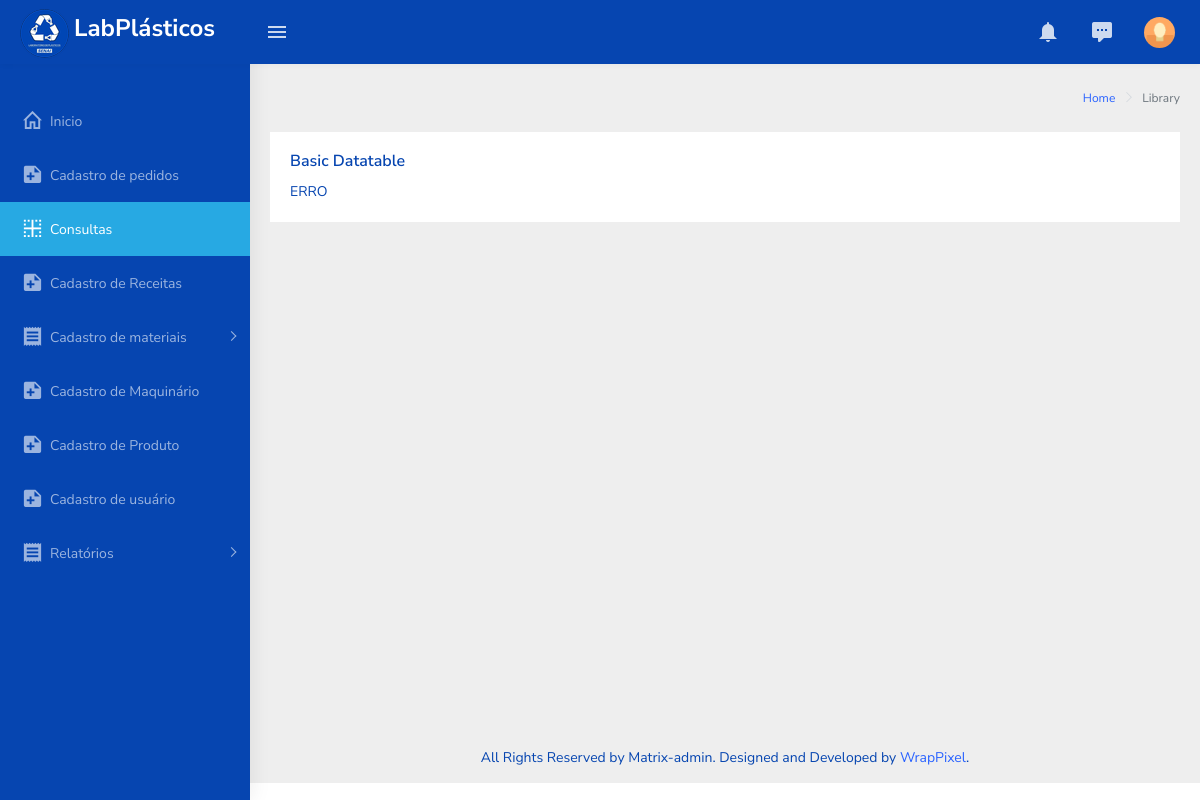
The app's page /estoque.php, older data.
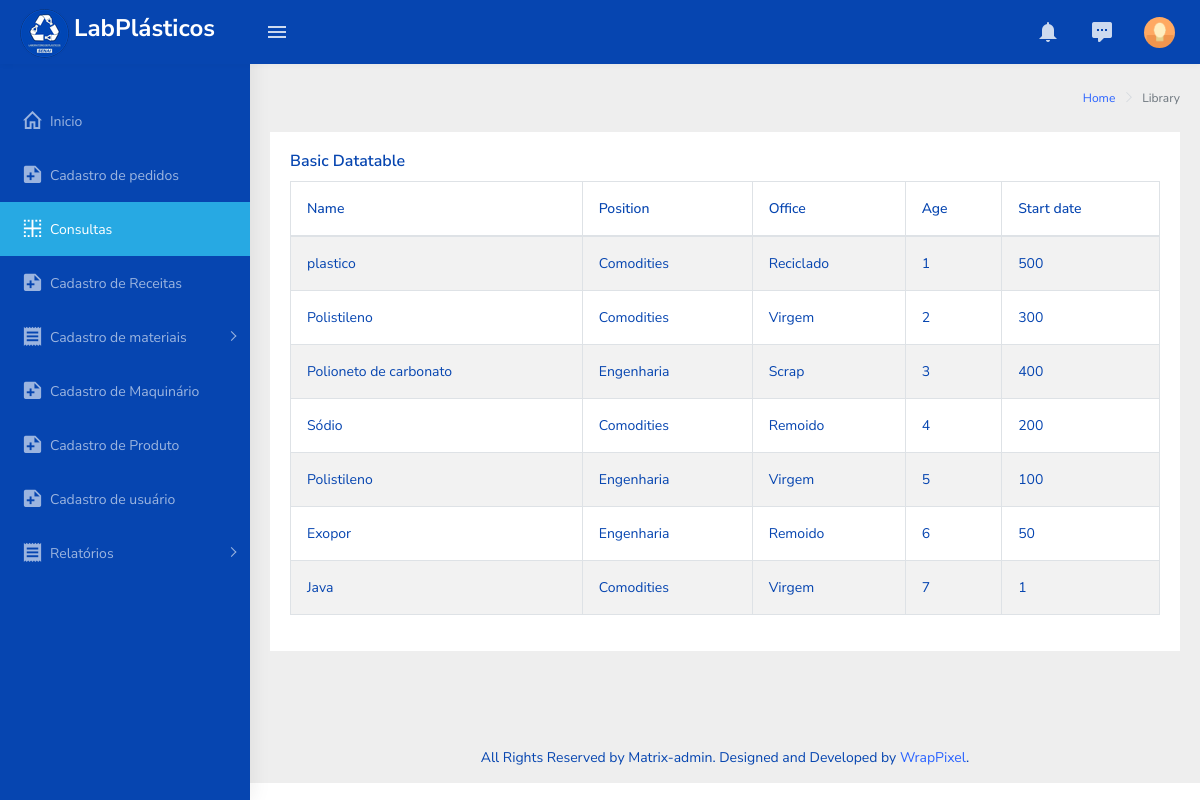
The same page, newer data.
### tables this page shows
CREATE TABLE `materia_prima` (
  `idMateriaPrima` int(11) NOT NULL COMMENT 'PK - chave identificadora de IDs da tabela materia_prima',
  `idClasse` int(11) NOT NULL COMMENT 'FK - chave estrangeira da tabela pigmentos',
  `idTipoMateriaPrima` int(11) NOT NULL COMMENT 'FK - chave estrangeira da tabela tipo_materia_prima',
  `descricao` varchar(80) NOT NULL COMMENT 'Registra a descrição deste item ',
  `quantidade` int(11) NOT NULL COMMENT 'registra a quantidade do item ',
  `ativo` tinyint(1) NOT NULL COMMENT 'Registra se este item está ativo',
  `observacoes` text DEFAULT NULL COMMENT 'Registra uma observação não obrigatória feita pelo usuário'
);

CREATE TABLE `classe_material` (
  `idClasse` int(11) NOT NULL COMMENT 'PK - chave identificadora que guarda a id de cada classe da matéria prima',
  `descricao` varchar(32) NOT NULL COMMENT 'Descrição da classe da matéria prima(comodities, engenharia)',
  `ativo` tinyint(1) NOT NULL COMMENT 'Verifica se a classe esta ativa'
);

CREATE TABLE `tipo_materia_prima` (
  `idTipoMateriaPrima` int(11) NOT NULL COMMENT 'PK - chave identificadora de id dos tipos de matéria prima',
  `descricao` varchar(32) NOT NULL COMMENT 'Descrição dos tipos de matéria prima(virgem, reciclado, remoído, scrap);',
  `ativo` tinyint(1) NOT NULL COMMENT 'Verifica se esta tipo de matéria prima esta ativa'
);

### php/functionBanco.php (the view, shortened to what this page needs)
<?php
    function createTable(){
        include('connection.php');
        $lista = "<table id='zero_config' class='table table-striped table-bordered'>"
                    ."<thead>"
                        ."<tr>"
                            ."<th>Name</th>"
                            ."<th>Position</th>"
                            ."<th>Office</th>"
                            ."<th>Age</th>"
                            ."<th>Start date</th>"
                        ."</tr>"
                    ."</thead>"
                    ."<tbody>";
        $sql= "SELECT mat.descricao as material, classe.descricao as classe, tipo.descricao as tipo, mat.idMateriaPrima as id , mat.quantidade as qtd"
                ." FROM materia_prima as mat"
                ." LEFT JOIN classe_material as classe"
                ." ON mat.idClasse = classe.idClasse"
                ." LEFT JOIN tipo_materia_prima as tipo"
                ." ON mat.idTipoMateriaPrima = tipo.idTipoMAteriaPrima;";
        $result = mysqli_query($conn,$sql);
        if(mysqli_num_rows($result) > 0){
            $array = array();
            while($linha = mysqli_fetch_array($result, MYSQLI_ASSOC)){
                array_push($array, $linha);
            }
            foreach($array as $campo){
                $lista.=" <tr>"
                            ." <td>".$campo['material']."</td>"
                            ." <td>".$campo['classe']."</td>"
                            ." <td>".$campo['tipo']."</td>"
                            ." <td>".$campo['id']."</td>"
                            ." <td>".$campo['qtd']."</td>"
                        ." </tr>";
            }
            $lista.="</tbody>"
                    ."</table>";
        }else{
            return('ERRO');
        }
        return $lista;
    }
?>

### estoque.php (shortened to what this page needs)
<!DOCTYPE html>
<html dir="ltr" lang="pt-br">
    <head>
        <?php include('links/cabecalho.php');?>
    </head>
    <body>
        <div id="main-wrapper">
            <?php include('links/menu.php');?>
            <div class="page-wrapper">
                <?php include('links/side_bar_direita.php');?>
                <div class="container-fluid">
                    <div class="row">
                        <div class="col-12">
                            <div class="card">
                                <div class="card-body">
                                    <h5 class="card-title">Basic Datatable</h5>
                                    <div class="table-responsive">
                                        <?php echo createTable();?>
                                    </div>
                                </div>
                            </div>
                        </div>
                    </div>
                </div>
                <footer class="footer text-center">
                    All Rights Reserved by Matrix-admin. Designed and Developed by <a href="https://wrappixel.com">WrapPixel</a>.
                </footer>
            </div>
        </div>
    </body>
</html>

### links/cabecalho.php (shortened to what this page needs)
<link rel="stylesheet" type="text/css" href="assets/libs/select2/dist/css/select2.min.css">
<link rel="stylesheet" type="text/css" href="assets/libs/jquery-minicolors/jquery.minicolors.css">
<link rel="stylesheet" type="text/css" href="assets/libs/bootstrap-datepicker/dist/css/bootstrap-datepicker.min.css">
<link rel="stylesheet" type="text/css" href="assets/libs/quill/dist/quill.snow.css">
<link rel="stylesheet" type="text/css" href="assets/extra-libs/multicheck/multicheck.css">
<link href="assets/libs/datatables.net-bs4/css/dataTables.bootstrap4.css" rel="stylesheet">
<link href="dist/css/style.min.css" rel="stylesheet">
<link href="dist/css/subStyle.css" rel="stylesheet" >
<link href="assets/libs/magnific-popup/dist/magnific-popup.css" rel="stylesheet">

### links/menu.php (shortened to what this page needs)
<header class="topbar" data-navbarbg="skin5">
    <nav class="navbar top-navbar navbar-expand-md navbar-dark">
        <div class="navbar-header" data-logobg="skin5">
            <a class="navbar-brand" href="index.php">
                <b class="logo-icon p-l-10">
                    <img src="assets/images/logoLabPlasticos_menuSideBar.png" alt="homepage" class="light-logo" style="margin-left:0px" />
                </b>
                <span class="logo-text">
                    <h3>LabPlásticos</h3>
                </span>
            </a>
        </div>
        <div class="navbar-collapse collapse" id="navbarSupportedContent"  data-navbarbg="skin5">
            <ul class="navbar-nav float-left mr-auto">
                <li class="nav-item d-none d-md-block"><a class="nav-link sidebartoggler waves-effect waves-light" href="javascript:void(0)" data-sidebartype="mini-sidebar"><i class="mdi mdi-menu font-24"></i></a></li>
            </ul>
            <ul class="navbar-nav float-right">
                <li class="nav-item dropdown">
                    <a class="nav-link dropdown-toggle waves-effect waves-info" href="" data-toggle="dropdown" aria-haspopup="true" aria-expanded="false"> <i class="mdi mdi-bell font-24"></i>
                    </a>
                </li>
                <li class="nav-item dropdown">
                    <a class="nav-link dropdown-toggle waves-effect waves-dark" href="" id="2" data-toggle="dropdown" aria-haspopup="true" aria-expanded="false"> <i class="font-24 mdi mdi-comment-processing"></i>
                    </a>
                </li>
                <li class="nav-item dropdown">
                    <a class="nav-link dropdown-toggle text-muted waves-effect waves-dark pro-pic" href="" data-toggle="dropdown" aria-haspopup="true" aria-expanded="false"><img src="assets/images/users/1.jpg" alt="user" class="rounded-circle" width="31"></a>
                </li>
            </ul>
        </div>
    </nav>
</header>
<aside class="left-sidebar" data-sidebarbg="skin5">
    <div class="scroll-sidebar">
        <nav class="sidebar-nav">
            <ul id="sidebarnav" class="p-t-30">
                <li class="sidebar-item"> <a class="sidebar-link waves-effect waves-dark sidebar-link" href="index.php" aria-expanded="false"><i class="mdi mdi-home-outline"></i><span class="hide-menu">Inicio</span></a></li>
                <li class="sidebar-item"><a href="pedidos.php" class="sidebar-link"><i class="mdi mdi-note-plus"></i><span class="hide-menu"> Cadastro de pedidos </span></a></li>
                <li class="sidebar-item"> <a class="sidebar-link waves-effect waves-dark sidebar-link" href="estoque.php" aria-expanded="false"><i class="mdi mdi-border-inside"></i><span class="hide-menu">Consultas</span></a></li>
                <li class="sidebar-item"><a href="cadastroReceita.php" class="sidebar-link"><i class="mdi mdi-note-plus"></i><span class="hide-menu"> Cadastro de Receitas </span></a></li>
                <li class="sidebar-item"> <a class="sidebar-link has-arrow waves-effect waves-dark" href="javascript:void(0)" aria-expanded="false"><i class="mdi mdi-receipt"></i><span class="hide-menu">Cadastro de materiais</span></a>
                </li>
                <li class="sidebar-item"><a href="cadastroMaquina.php" class="sidebar-link"><i class="mdi mdi-note-plus"></i><span class="hide-menu"> Cadastro de Maquinário </span></a></li>
                <li class="sidebar-item"><a href="cadastroProdutos.php" class="sidebar-link"><i class="mdi mdi-note-plus"></i><span class="hide-menu"> Cadastro de Produto </span></a></li>
                <li class="sidebar-item"><a href="cadastroUsuario.php" class="sidebar-link"><i class="mdi mdi-note-plus"></i><span class="hide-menu"> Cadastro de usuário </span></a></li>
                <li class="sidebar-item"> <a class="sidebar-link has-arrow waves-effect waves-dark" href="javascript:void(0)" aria-expanded="false"><i class="mdi mdi-receipt"></i><span class="hide-menu">Relatórios</span></a>
                </li>
            </ul>
        </nav>
    </div>
</aside>

### links/side_bar_direita.php
<div class="page-breadcrumb">
    <div class="row">
        <div class="col-12 d-flex no-block align-items-center">
            <div class="ml-auto text-right">
                <nav aria-label="breadcrumb">
                    <ol class="breadcrumb">
                        <li class="breadcrumb-item"><a href="#">Home</a></li>
                        <li class="breadcrumb-item active" aria-current="page">Library</li>
                    </ol>
                </nav>
            </div>
        </div>
    </div>
</div>

Row changes from the older to the newer data that the page shows:
added materia_prima: descricao "plastico", idClasse.descricao "Comodities", idTipoMateriaPrima.descricao "Reciclado", idMateriaPrima "1", quantidade "500"
added materia_prima: descricao "Polistileno", idClasse.descricao "Comodities", idTipoMateriaPrima.descricao "Virgem", idMateriaPrima "2", quantidade "300"
added materia_prima: descricao "Polioneto de carbonato", idClasse.descricao "Engenharia", idTipoMateriaPrima.descricao "Scrap", idMateriaPrima "3", quantidade "400"
added materia_prima: descricao "Sódio", idClasse.descricao "Comodities", idTipoMateriaPrima.descricao "Remoido", idMateriaPrima "4", quantidade "200"
added materia_prima: descricao "Polistileno", idClasse.descricao "Engenharia", idTipoMateriaPrima.descricao "Virgem", idMateriaPrima "5", quantidade "100"
added materia_prima: descricao "Exopor", idClasse.descricao "Engenharia", idTipoMateriaPrima.descricao "Remoido", idMateriaPrima "6", quantidade "50"
added materia_prima: descricao "Java", idClasse.descricao "Comodities", idTipoMateriaPrima.descricao "Virgem", idMateriaPrima "7", quantidade "1"
Text that changed along with them:
createTable(): "ERRO" → (not shown)
text now shown: "Name Position Office Age Start date"
